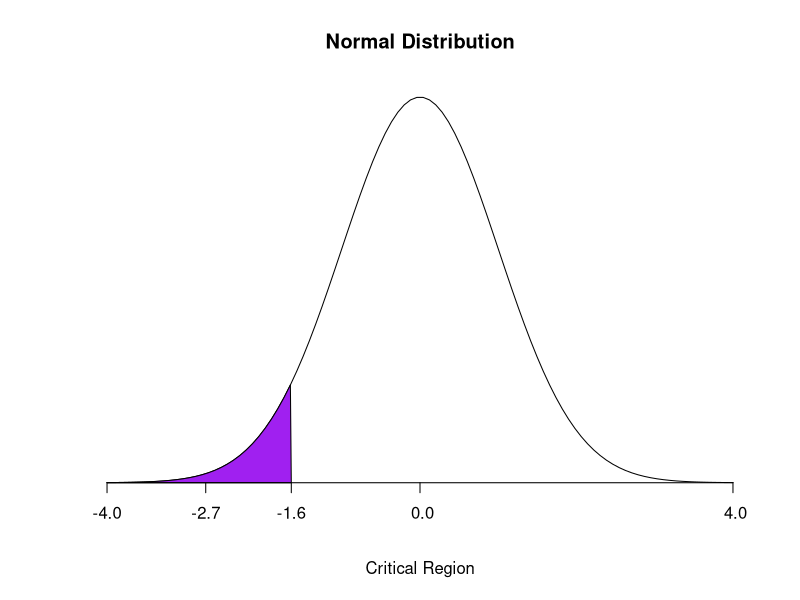

The R source for this figure:
# Example to solve: 
# > A manufacturer claims that the mean lifetime of a light bulb is more than 10,000  hours. In a sample of 30 light bulbs, it was found that they only last 9,940 hours on average. Assuming that the standard deviation is 120 hours. At 0.05 significance level,  can we accept the claim by the manufacturer?

# To compute z is straightforward, we use the formula z = (sample mean - population mean)/(standard deviation / square root of the sample size)

sample.mean <- 9940          
population.mean <- 10000         
standard.deviation <- 120        
n <- 30
alpha <- 0.05

z <- (sample.mean - population.mean) / (standard.deviation / sqrt(n)) 
print(paste("z statistic:", z))

# **Output**:
# ```
# z statistic: -2.73861278752583
# ```

# Now to create the corresponding plot we draw a normal random sample between -4 and 4 and assign the corresponding sequence to hx, we also compute the critical value with `qnorm()`.
minx = -4
maxx = 4

x <- seq(minx,maxx,length=100)
hx <- dnorm(x)

critical.value = -qnorm(1-alpha) 

# Set up the plot, highlighting the critical region in purple.
plot(x, hx, type="n", 
     xlab="Critical Region", ylab="",                       # axes labels
     main="Normal Distribution",                            # title
     axes=FALSE)                                            # switch axes off


lines(x, hx)                    # plots the standard distribution

i <- x <= critical.value        # points in the rejection region
polygon(c(minx, x[i], critical.value), c(0, hx[i], 0), col="purple")

axis(1, pos=0,                  # tick marks
     at = c(z, critical.value, minx, 0, maxx), 
     labels = format(c(z, critical.value, minx, 0, maxx), digits=2))

# z is in the critical region, hence we reject the null hypothesis.


# ---

# A quicker method to determine if the null hypothesis has to be rejected is to compute the corresponding *p-value* by means of `pnorm()`:

pvalue <- pnorm(z)
print(paste("p-value:", pvalue))

# **Output**:
# ```
# p-value: 0.00308494966027208
# ```

# Since the p-value is less than alpha the null hypothesis is rejected.
